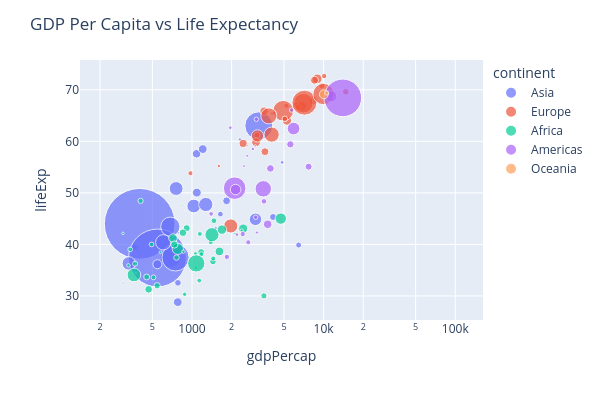

Notebook code cell kept with this figure:
### Code cell
import plotly.express as px 
# Create object plotly.express
fig = px.scatter(
    data1952,
    x = 'gdpPercap',
    y = 'lifeExp',
    color = 'continent',
    size = 'pop',
    size_max = 50,
    log_x = True
)

fig.update_layout(
    width = 600,
    title = 'GDP Per Capita vs Life Expectancy',
    height = 400
)
fig.show()
